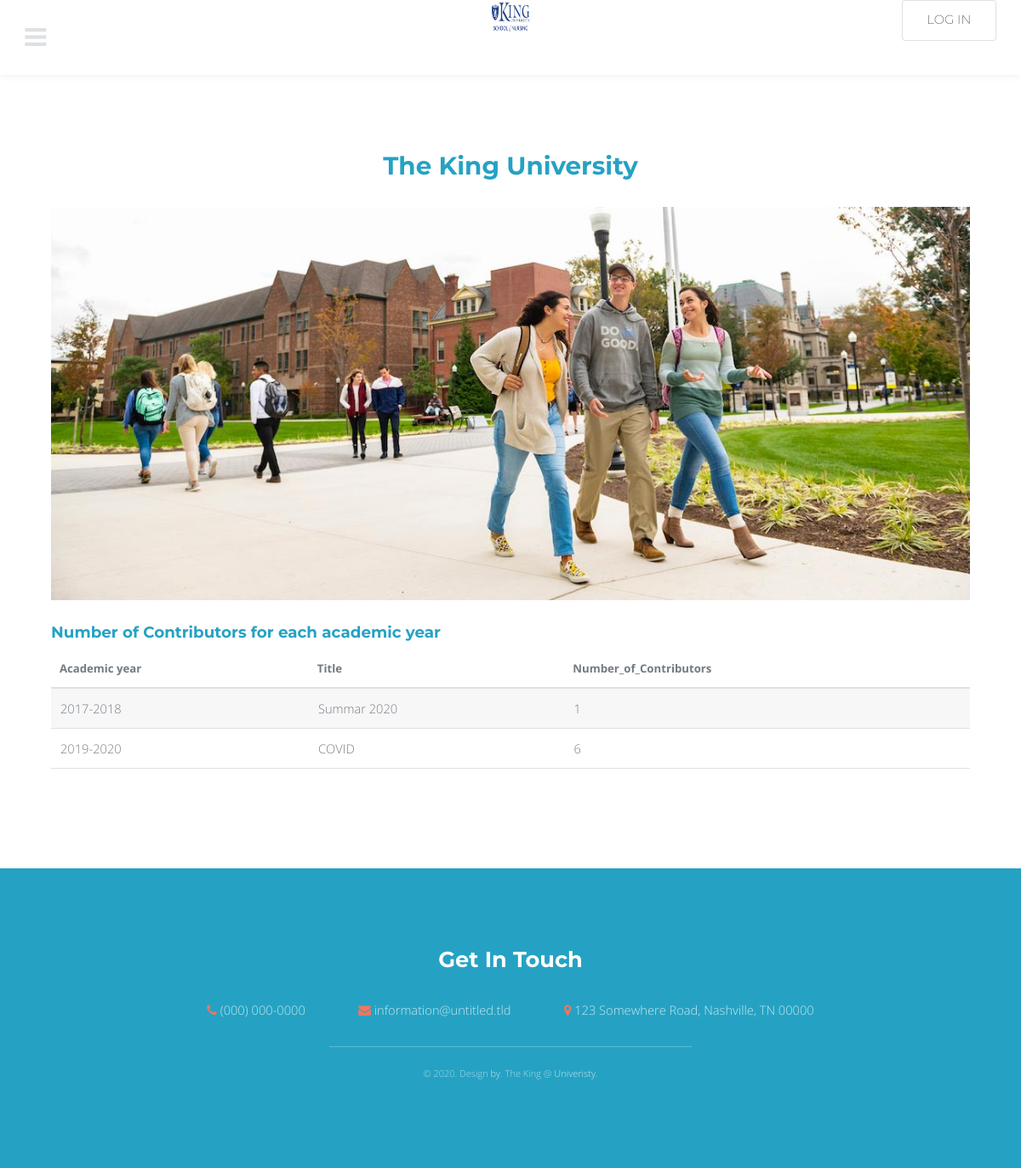
The page /report_no_of_contributors.php on the database its author committed.
### tables this page shows
CREATE TABLE `tblacademicyear` (
  `academicyearid` varchar(50) NOT NULL,
  `academicyear` varchar(50) DEFAULT NULL
);

### report_no_of_contributors.php (the view, shortened to what this page needs)
<?php
	include_once('header.php');
	include_once('function.php');
 ?>
<!DOCTYPE HTML>
<html>
	<head>
		<link rel="stylesheet" href="assets/css/main.css" />
	</head>
	<body class="subpage">
			<section id="main" class="wrapper">
				<div class="inner">
					<header class="align-center">
						<h1>The King University</h1>
					</header>
					<div class="image fit">
						<img src="images/uni4.jpg" alt="" />
						<br>
						<h3>Number of Contributors for each academic year</h3>
						<form method="post" action="#" enctype="multipart/form-data">
						         <?php
						          $adminquery="SELECT * FROM qryno_of_contributors";
						              $adminret=mysqli_query($connection,$adminquery);
						              $admincount=mysqli_num_rows($adminret);
						              ?>
						              <div class="table-wrapper">
						              <table align='center' class="table-wrapper">
						                      <thead>
						                          <tr>
						                              <th> Academic year </th>
						                              <th> Title </th>
						                              <th> Number_of_Contributors</th>
						                          </tr>
						                      </thead>
						              <tbody>
						               <?php
						              for($i=0;$i<$admincount;$i++)
						              {
						                $arr=mysqli_fetch_array($adminret);
							              echo "<tr>";
						                  echo "<td>" . $arr['academicyear'] . "</td>";
						                  echo "<td>" . $arr['title'] . "</td>";
						                  echo "<td>" . $arr['Number_of_Contributors'] . "</td>";
						                echo "</tr>";
						              }
						              ?>
						          </tbody>
						                  </table>
						              </div>
								</form>
					</div>
				</div>
			</section>
			<footer id="footer">
				<div class="inner">
					<h2>Get In Touch</h2>
					<ul class="actions">
						<li><span class="icon fa-phone"></span> <a href="#">(000) 000-0000</a></li>
						<li><span class="icon fa-envelope"></span> <a href="#">information@untitled.tld</a></li>
						<li><span class="icon fa-map-marker"></span> 123 Somewhere Road, Nashville, TN 00000</li>
					</ul>
				</div>
				<div class="copyright">
					&copy; 2020. Design <a href="#">by</a>. The King @  <a href="#">Univeristy</a>.
				</div>
			</footer>
	</body>
</html>

### assets/css/main.css (style rules this page uses)
html, body, div, span, applet, object, iframe, h1, h2, h3, h4, h5, h6, p, blockquote, pre, a, abbr, acronym, address, big, cite, code, del, dfn, em, img, ins, kbd, q, s, samp, small, strike, strong, sub, sup, tt, var, b, u, i, center, dl, dt, dd, ol, ul, li, fieldset, form, label, legend, table, caption, tbody, tfoot, thead, tr, th, td, article, aside, canvas, details, embed, figure, figcaption, footer, header, hgroup, menu, nav, output, ruby, section, summary, time, mark, audio, video { margin: 0; padding: 0; border: 0; font-size: 100%; font: inherit; vertical-align: baseline; }
article, aside, details, figcaption, figure, footer, header, hgroup, menu, nav, section { display: block; }
body { line-height: 1; }
ol, ul { list-style: none; }
table { border-collapse: collapse; border-spacing: 0; }
body { -webkit-text-size-adjust: none; }
*, *:before, *:after { -moz-box-sizing: border-box; -webkit-box-sizing: border-box; box-sizing: border-box; }
body { -ms-overflow-style: scrollbar; }
body { background: #fff; }
.inner { margin: 0 auto; max-width: 65em; }
@media screen and (max-width: 1280px) { .inner { max-width: 90%; } }
body, input, select, textarea { color: #767d85; font-family: "Open Sans", Arial, Helvetica, sans-serif; font-size: 13pt; font-weight: 300; line-height: 1.65; }
@media screen and (max-width: 1680px) { body, input, select, textarea { font-size: 11pt; } }
@media screen and (max-width: 1280px) { body, input, select, textarea { font-size: 11pt; } }
a { color: #25a2c3; text-decoration: underline; }
h1, h2, h3, h4, h5, h6 { color: #727a82; font-weight: 700; font-family: "Montserrat", sans-serif; line-height: 1.5; margin: 0 0 1em 0; }
h1 { font-size: 2em; line-height: 1.3; }
h2 { font-size: 1.75em; }
h3 { font-size: 1.25em; }
.align-center { text-align: center; }
form { margin: 0 0 2em 0; }
.icon { text-decoration: none; border-bottom: none; position: relative; }
.icon:before { -moz-osx-font-smoothing: grayscale; -webkit-font-smoothing: antialiased; font-family: FontAwesome; font-style: normal; font-weight: normal; text-transform: none !important; }
.image { border: 0; display: inline-block; position: relative; }
.image img { display: block; }
.image.fit { display: block; margin: 0 0 2em 0; width: 100%; }
.image.fit img { width: 100%; }
ul { list-style: disc; margin: 0 0 2em 0; padding-left: 1em; }
ul li { padding-left: 0.5em; }
ul.actions { cursor: default; list-style: none; padding-left: 0; }
ul.actions li { display: inline-block; padding: 0 1em 0 0; vertical-align: middle; }
ul.actions li:last-child { padding-right: 0; }
.table-wrapper { -webkit-overflow-scrolling: touch; overflow-x: auto; }
table { margin: 0 0 2em 0; width: 100%; }
table tbody tr { border: solid 1px #dee1e3; border-left: 0; border-right: 0; }
table tbody tr:nth-child(2n + 1) { background-color: rgba(144, 144, 144, 0.075); }
table td { padding: 0.75em 0.75em; }
table th { color: #727a82; font-size: 0.9em; font-weight: 700; padding: 0 0.75em 0.75em 0.75em; text-align: left; }
table thead { border-bottom: solid 2px #dee1e3; }
.wrapper { padding: 6em 0 4em 0; }
.wrapper h1, .wrapper h2, .wrapper h3, .wrapper h4, .wrapper h5 { color: #25a2c3; }
body { padding-top: 6em; }
#footer { padding: 6em 0 4em 0; background: #25a2c3; text-align: center; color: #c8e7f0; }
#footer h2 { color: #fff; }
#footer .icon { color: #f6755e; }
#footer a { color: #c8e7f0; text-decoration: none; }
#footer ul li { padding: 0 2em; }
#footer .copyright { display: inline-block; color: #a7d9e7; font-size: 0.75em; margin: 0 0 2em 0; padding: 0; text-align: center; border-top: 1px solid rgba(255, 255, 255, 0.25); padding: 2em 10em; }

### rows shown on the page
tblacademicyear: academicyear "2017-2018", title "Summar 2020", Number_of_Contributors "1"
tblacademicyear: academicyear "2019-2020", title "COVID", Number_of_Contributors "6"
